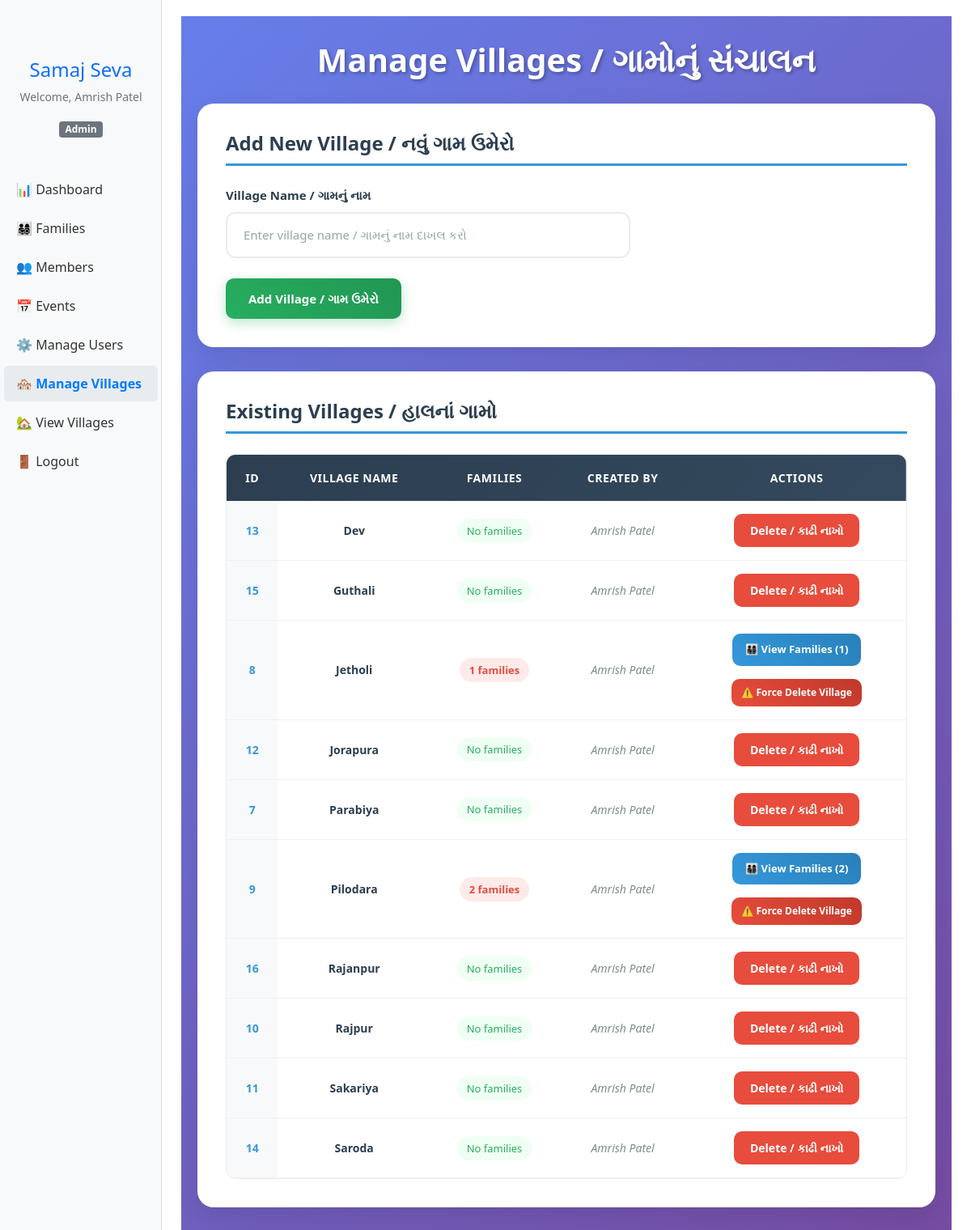
The app's page /admin/villages (signed in) with its own data.
### tables this page shows
CREATE TABLE users (
                    id INTEGER PRIMARY KEY AUTOINCREMENT,
                    username TEXT UNIQUE,
                    password TEXT,
                    role TEXT,
                    village TEXT,
                    created_at TIMESTAMP DEFAULT CURRENT_TIMESTAMP
                );

CREATE TABLE villages (
                    id INTEGER PRIMARY KEY AUTOINCREMENT,
                    name TEXT UNIQUE,
                    created_by INTEGER,
                    created_at TIMESTAMP DEFAULT CURRENT_TIMESTAMP,
                    FOREIGN KEY (created_by) REFERENCES users(id)
                );

### app.py (the view)
@app.route('/admin/villages')
@admin_required
def manage_villages():
    conn = sqlite3.connect('database.db')
    c = conn.cursor()
    c.execute('''SELECT v.id, v.name, v.created_at, u.username,
                 (SELECT COUNT(*) FROM families WHERE village = v.name) as family_count
                 FROM villages v
                 LEFT JOIN users u ON v.created_by = u.id
                 ORDER BY v.name''')
    villages = c.fetchall()
    conn.close()
    return render_template('manage_villages.html', villages=villages)

### app.py (called while the page is built)
def admin_required(f):
    @wraps(f)
    def decorated_function(*args, **kwargs):
        if 'user_id' not in session or session.get('role') != 'admin':
            flash('Admin access required', 'error')
            return redirect(url_for('dashboard'))
        return f(*args, **kwargs)
    return decorated_function

### templates/manage_villages.html (shortened to what this page needs)
{% extends "base.html" %}
{% block content %}
<div class="manage-villages-container">
    <h2 class="page-title">Manage Villages / ગામોનું સંચાલન</h2>
    <div class="add-village-card">
        <h3 class="card-title">Add New Village / નવું ગામ ઉમેરો</h3>
        <form method="post" action="{{ url_for('add_village') }}" class="village-form">
            <div class="form-group">
                <label class="form-label">Village Name / ગામનું નામ</label>
                <input type="text" name="name" class="form-input" required
                       placeholder="Enter village name / ગામનું નામ દાખલ કરો">
            </div>
            <div class="form-actions">
                <button type="submit" class="btn primary-btn">Add Village / ગામ ઉમેરો</button>
            </div>
        </form>
    </div>
    <div class="villages-list-card">
        <h3 class="card-title">Existing Villages / હાલનાં ગામો</h3>
        {% if villages %}
        <div class="table-container">
            <table class="villages-table">
                <thead>
                    <tr>
                        <th>ID</th>
                        <th>Village Name</th>
                        <th>Families</th>
                        <th>Created By</th>
                        <th>Actions</th>
                    </tr>
                </thead>
                <tbody>
                    {% for v in villages %}
                    <tr class="village-row">
                        <td class="village-id">{{ v[0] }}</td>
                        <td class="village-name"><strong>{{ v[1] }}</strong></td>
                        <td class="families-count">
                            {% if v[4] > 0 %}
                                <span class="has-families">{{ v[4] }} families</span>
                            {% else %}
                                <span class="no-families">No families</span>
                            {% endif %}
                        </td>
                        <td class="created-by">{{ v[3] or "System" }}</td>
                        <td class="village-actions">
                            {% if v[4] == 0 %}
                            <a href="{{ url_for('delete_village', village_id=v[0]) }}"
                               class="btn delete-btn"
                               onclick="return confirm('Are you sure you want to delete {{ v[1] }}?')">
                               Delete / કાઢી નાખો
                            </a>
                            {% else %}
                            <div class="action-buttons">
                                <a href="{{ url_for('families') }}?village={{ v[1] }}"
                                   class="btn view-families-btn">
                                   👨‍👩‍👧‍👦 View Families ({{ v[4] }})
                                </a>
                                <a href="{{ url_for('force_delete_village', village_id=v[0]) }}"
                                   class="btn force-delete-btn"
                                   onclick="return confirm('WARNING: This will delete ALL {{ v[4] }} families and their members in {{ v[1] }}. This action cannot be undone!')">
                                   ⚠️ Force Delete Village
                                </a>
                            </div>
                            {% endif %}
                        </td>
                    </tr>
                    {% endfor %}
                </tbody>
            </table>
        </div>
        {% else %}
        <div class="no-villages">
            <div class="no-villages-icon">🏘️</div>
            <p class="no-villages-message">No villages found. Add your first village above. / કોઈ ગામ મળ્યું નથી. પહેલું ગામ ઉમેરો.</p>
        </div>
        {% endif %}
    </div>
</div>
{% endblock %}

### templates/sidebar.html (shortened to what this page needs)
<div class="sidebar-sticky">
    <div class="text-center mb-4">
        <h4 class="text-primary">Samaj Seva</h4>
        <p class="text-muted small">Welcome, {{ session.username }}</p>
        <p class="badge bg-secondary">{{ session.role|title }}</p>
    </div>
    <ul class="nav flex-column">
        <li class="nav-item">
            <a class="nav-link {% if request.endpoint == 'dashboard' %}active{% endif %}" href="{{ url_for('dashboard') }}">
                📊 Dashboard
            </a>
        </li>
        <li class="nav-item">
            <a class="nav-link {% if request.endpoint in ['families', 'add_family', 'view_family'] %}active{% endif %}" href="{{ url_for('families') }}">
                👨‍👩‍👧‍👦 Families
            </a>
        </li>
        <li class="nav-item">
            <a class="nav-link {% if request.endpoint in ['view_members', 'add_member'] %}active{% endif %}" href="{{ url_for('view_members') }}">
                👥 Members
            </a>
        </li>
        <li class="nav-item">
            <a class="nav-link {% if request.endpoint in ['view_events', 'add_event'] %}active{% endif %}" href="{{ url_for('view_events') }}">
                📅 Events
            </a>
        </li>
        {% if session.role == 'admin' %}
        <li class="nav-item">
            <a class="nav-link {% if request.endpoint == 'manage_users' %}active{% endif %}" href="{{ url_for('manage_users') }}">
                ⚙️ Manage Users
            </a>
        </li>
        <li class="nav-item">
            <a class="nav-link {% if request.endpoint == 'manage_villages' %}active{% endif %}" href="{{ url_for('manage_villages') }}">
                🏘️ Manage Villages
            </a>
        </li>
        {% endif %}
        {% if session.role in ['admin', 'village_manager'] %}
        <li class="nav-item">
            <a class="nav-link {% if request.endpoint in ['user_villages', 'user_families', 'user_view_family', 'user_events'] %}active{% endif %}" href="{{ url_for('user_villages') }}">
                🏡 View Villages
            </a>
        </li>
        {% endif %}
        <li class="nav-item">
            <a class="nav-link" href="{{ url_for('logout') }}">
                🚪 Logout
            </a>
        </li>
    </ul>
</div>

### templates/base.html (style rules this page uses)
.sidebar .nav-link { color: #333; padding: 10px 15px; border-radius: 5px; margin: 2px 5px; }
.sidebar .nav-link.active { color: #007bff; background-color: #e9ecef; font-weight: bold; }
.sidebar-sticky { position: relative; top: 0; height: calc(100vh - 48px); padding-top: 0.5rem; overflow-x: hidden; overflow-y: auto; }

### templates/manage_villages.html (style rules this page uses)
.manage-villages-container { max-width: 1200px; margin: 0 auto; padding: 30px 20px; font-family: 'Segoe UI', Tahoma, Geneva, Verdana, sans-serif; background: linear-gradient(135deg, #667eea 0%, #764ba2 100%); min-height: 100vh; }
.page-title { color: white; font-size: 2.5rem; font-weight: 700; margin-bottom: 30px; text-align: center; text-shadow: 2px 2px 4px rgba(0,0,0,0.3); }
.add-village-card, .villages-list-card { background: white; border-radius: 20px; padding: 35px; box-shadow: 0 10px 30px rgba(0,0,0,0.1); margin-bottom: 30px; backdrop-filter: blur(10px); }
.card-title { color: #2c3e50; font-size: 1.5rem; font-weight: 600; margin-bottom: 25px; border-bottom: 3px solid #3498db; padding-bottom: 10px; }
.village-form { width: 100%; max-width: 500px; }
.form-group { margin-bottom: 25px; }
.form-label { display: block; margin-bottom: 10px; font-weight: 600; color: #2c3e50; font-size: 15px; }
.form-input { width: 100%; padding: 15px 20px; border: 2px solid #e9ecef; border-radius: 12px; font-size: 15px; transition: all 0.3s ease; background: white; }
.form-input::placeholder { color: #95a5a6; }
.form-actions { text-align: left; }
.btn { display: inline-block; padding: 14px 28px; border-radius: 10px; text-decoration: none; font-weight: 600; font-size: 15px; transition: all 0.3s ease; border: none; cursor: pointer; text-align: center; }
.primary-btn { background: linear-gradient(45deg, #27ae60, #219653); color: white; box-shadow: 0 5px 15px rgba(39, 174, 96, 0.3); }
.delete-btn { background: #e74c3c; color: white; padding: 10px 20px; font-size: 14px; }
.view-families-btn { background: linear-gradient(45deg, #3498db, #2980b9); color: white; padding: 10px 16px; font-size: 13px; margin-bottom: 8px; }
.force-delete-btn { background: linear-gradient(45deg, #e74c3c, #c0392b); color: white; padding: 8px 12px; font-size: 12px; }
.table-container { overflow-x: auto; border-radius: 12px; border: 1px solid #e9ecef; }
.villages-table { width: 100%; border-collapse: collapse; min-width: 800px; }
.villages-table thead { background: linear-gradient(135deg, #2c3e50, #34495e); }
.villages-table th { padding: 18px 15px; text-align: center; color: white; font-weight: 600; font-size: 14px; text-transform: uppercase; letter-spacing: 0.5px; border: none; }
.villages-table td { padding: 16px 12px; border-bottom: 1px solid #f0f0f0; font-size: 14px; vertical-align: middle; text-align: center; }
.villages-table tbody tr { transition: all 0.3s ease; }
.village-id { font-weight: 700; color: #3498db; background: #f8f9fa; }
.village-name { font-weight: 600; color: #2c3e50; font-size: 16px; }
.families-count .has-families { color: #e74c3c; font-weight: bold; background: #ffeaea; padding: 6px 12px; border-radius: 20px; font-size: 13px; }
.families-count .no-families { color: #27ae60; background: #f0fff4; padding: 6px 12px; border-radius: 20px; font-size: 13px; }
.created-by { color: #7f8c8d; font-style: italic; }
.village-actions { min-width: 200px; }
.action-buttons { display: flex; flex-direction: column; gap: 8px; align-items: center; }
.village-row { animation: fadeInUp 0.5s ease forwards; }
.village-row:nth-child(1) { animation-delay: 0.1s; }
.village-row:nth-child(2) { animation-delay: 0.2s; }
.village-row:nth-child(3) { animation-delay: 0.3s; }
.village-row:nth-child(4) { animation-delay: 0.4s; }

### records on screen
users: username "Amrish Patel", role "Admin"
villages: id "13", name "Dev", shows "No families", username "Amrish Patel"
villages: id "15", name "Guthali", shows "No families", username "Amrish Patel"
villages: id "8", name "Jetholi", v "1", username "Amrish Patel"
villages: id "12", name "Jorapura", shows "No families", username "Amrish Patel"
villages: id "7", name "Parabiya", shows "No families", username "Amrish Patel"
villages: id "9", name "Pilodara", created_by "2", username "Amrish Patel"
villages: id "16", name "Rajanpur", shows "No families", username "Amrish Patel"
villages: id "10", name "Rajpur", shows "No families", username "Amrish Patel"
villages: id "11", name "Sakariya", shows "No families", username "Amrish Patel"
villages: id "14", name "Saroda", shows "No families", username "Amrish Patel"
